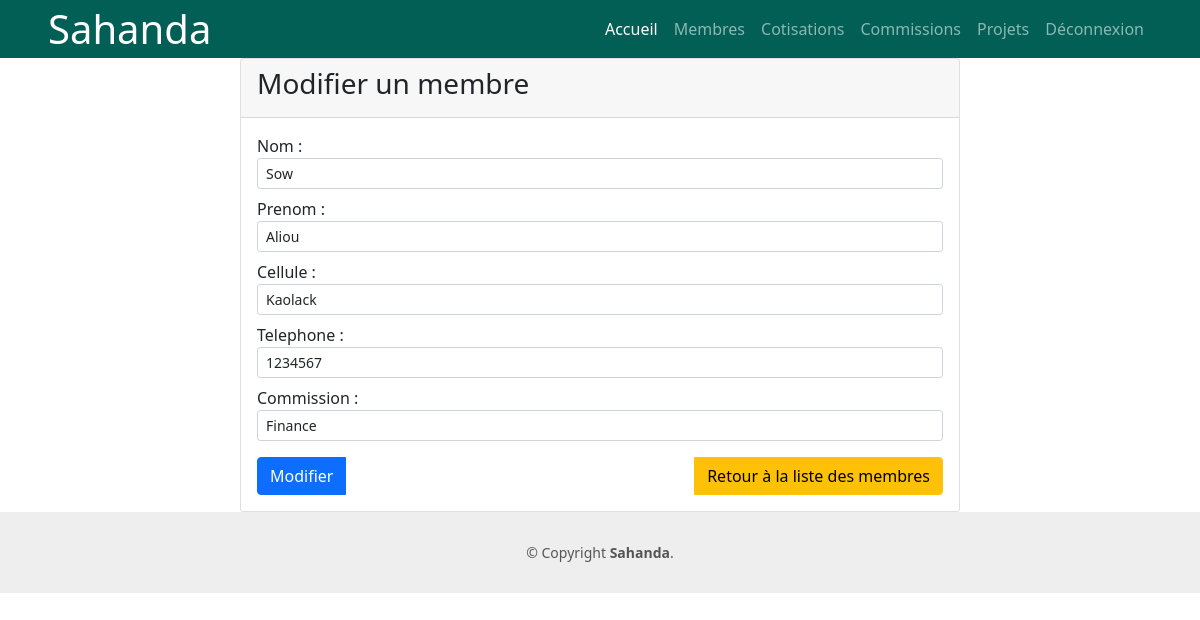
The app's page /membres/1/update/ (signed in) with its own data.
### sahanda_app/models.py (models this page shows, shortened)
class Membre(models.Model):
    nom = models.CharField(max_length=100)
    prenom = models.CharField(max_length=100)
    cellule = models.ForeignKey(Cellule, on_delete=models.CASCADE)
    telephone = models.CharField(max_length=20, null=True, blank=True)
    commission = models.ForeignKey(Commission, on_delete=models.SET_NULL, null=True, blank=True)

class Cellule(models.Model):
    nom = models.CharField(max_length=255)

class Commission(models.Model):
    nom = models.CharField(max_length=100)
    cellule = models.ForeignKey(Cellule, on_delete=models.SET_NULL, null=True, blank=True, related_name='commissions_cellule')
    responsable = models.ForeignKey('Membre', on_delete=models.SET_NULL, null=True, blank=True, related_name='commissions_responsable')
    description = models.TextField(blank=True)

### sahanda_app/views.py (the view)
# urls.py: path('membres/<int:pk>/update/', MembreUpdateView.as_view(), name='membre_update'),
class MembreUpdateView(LoginRequiredMixin, UpdateView):
    model = Membre
    fields = ['nom', 'prenom', 'cellule', 'telephone', 'commission']
    template_name = 'membres/membre_form.html'
    success_url = reverse_lazy('membres')
    def get_context_data(self, **kwargs):
        context = super().get_context_data(**kwargs)
        context['cellules'] = Cellule.objects.all()
        context['commissions'] = Commission.objects.all()
        return context

### templates/membres/membre_form.html (shortened to what this page needs)
{% extends 'base.html' %}
{% block content %}
  <div class="container">
    <div class="row">
      <div class="col-md-8 mx-auto">
        <div class="card">
          <div class="card-header">
            <h3 class="card-title">{% if membre %}Modifier{% else %}Ajouter{% endif %} un membre</h3>
          </div>
          <div class="card-body">
            <form method="post">
              <div class="input-group-sm mb-2">
                <label for="nom">Nom :</label>
                <input type="text" name="nom" id="nom" class="form-control" {% if membre %}value="{{ membre.nom }}"{% endif %} required>
              </div>
              <div class="input-group-sm mb-2">
                <label for="prenom">Prenom :</label>
                <input type="text" name="prenom" id="prenom" class="form-control" {% if membre %}value="{{ membre.prenom }}"{% endif %} required>
              </div>
              <div class="input-group-sm mb-2">
                <label for="cellule">Cellule :</label>
                <select name="cellule" id="cellule" class="form-control select2">
                  {% for cellule in cellules %}
                    <option value="{{ cellule.id }}" {% if membre and membre.cellule.id == cellule.id %}selected{% endif %}>
                      {{ cellule.nom }}
                    </option>
                  {% endfor %}
                </select>
              </div>
              <div class="input-group-sm mb-2">
                <label for="telephone">Telephone :</label>
                <input type="text" name="telephone" id="telephone" class="form-control" {% if membre %}value="{{ membre.telephone }}"{% endif %}>
              </div>
              <div class="input-group-sm mb-2">
                <label for="commission">Commission :</label>
                <select name="commission" id="commission" class="form-control select2">
                  {% for commission in commissions %}
                    <option value="{{ commission.id }}" {% if membre and membre.commission and membre.commission.id == commission.id %}selected{% endif %}>
                      {{ commission.nom }}
                    </option>
                  {% endfor %}
                </select>
              </div>
              <div class="input-group justify-content-sm-between mt-3">
                <input class="btn btn-primary" type="submit" value="{% if membre %}Modifier{% else %}Ajouter{% endif %}">
                <a class="btn btn-warning" href="{% url 'membres' %}">Retour à la liste des membres</a>
              </div>
            </form>
          </div>
        </div>
      </div>
    </div>
  </div>
{% endblock %}

### records on screen
Membre: nom "Sow", prenom "Aliou", cellule "Kaolack", telephone "1234567", commission "Finance"
